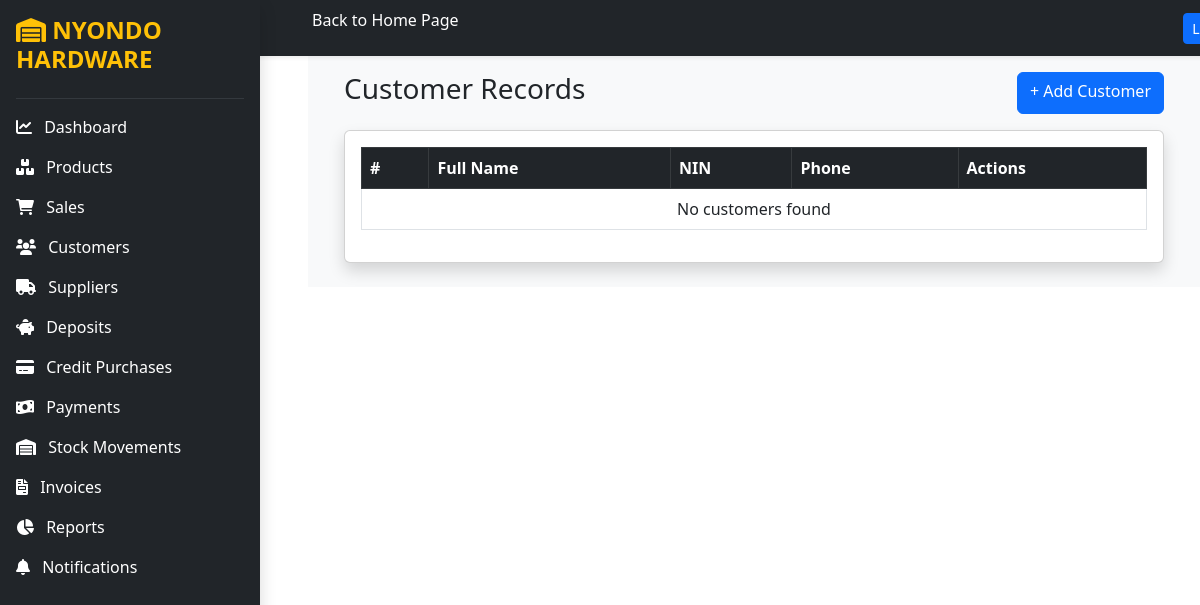
The app's page /customers/, older data.
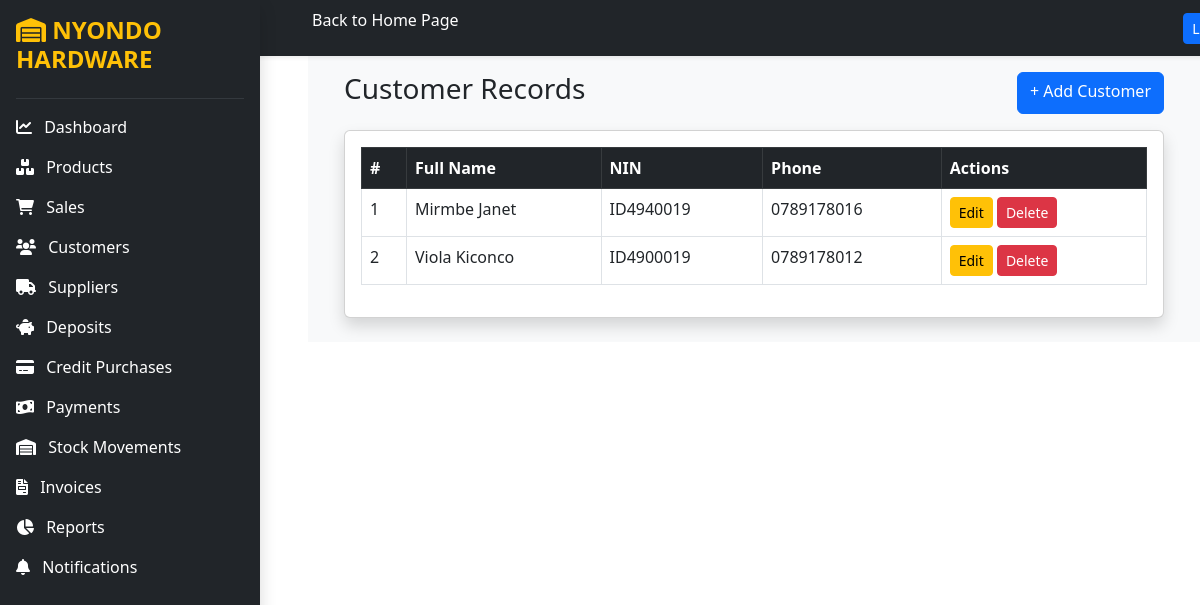
The same page, newer data.
### core/models.py (models this page shows, shortened)
class Customer(models.Model):
    full_name = models.CharField(max_length=200,validators=[MinLengthValidator(3)])
    nin = models.CharField(max_length=20,unique=True,validators=[MinLengthValidator(5),nin_validator])
    phone = models.CharField(max_length=15,unique=True,validators=[phone_validator])

### core/views.py (the view)
# urls.py: path('customers/',views.customers,name='customers'),
def customers(request):
    customers = Customer.objects.all().order_by('-id')
    context = {'customers': customers}
    return render(request,'customers.html',context)

### core/templates/customers.html
{% extends 'base.html' %} {% block content %}
<div class="container mt-5">
  <div class="d-flex justify-content-between mb-3">
    <h3>Customer Records</h3>
    <a href="{% url 'add_customer' %}" class="btn btn-primary">
      + Add Customer
    </a>
  </div>
  <div class="card shadow">
    <div class="card-body table-responsive">
      <table class="table table-bordered table-hover">
        <thead class="table-dark">
          <tr>
            <th>#</th>
            <th>Full Name</th>
            <th>NIN</th>
            <th>Phone</th>
            <th>Actions</th>
          </tr>
        </thead>
        <tbody>
          {% for c in customers %}
          <tr>
            <td>{{ forloop.counter }}</td>
            <td>{{ c.full_name }}</td>
            <td>{{ c.nin }}</td>
            <td>{{ c.phone }}</td>
            <td>
              <a
                href="{% url 'edit_customer' c.id %}"
                class="btn btn-warning btn-sm"
              >
                Edit
              </a>
              <a
                href="{% url 'delete_customer' c.id %}"
                class="btn btn-danger btn-sm"
                onclick="return confirm('Delete this customer?');"
              >
                Delete
              </a>
            </td>
          </tr>
          {% empty %}
          <tr>
            <td colspan="5" class="text-center">No customers found</td>
          </tr>
          {% endfor %}
        </tbody>
      </table>
    </div>
  </div>
</div>
{% endblock %}

Row changes from the older to the newer data that the page shows:
added Customer: full_name "Mirmbe Janet", nin "ID4940019", phone "0789178016"
added Customer: full_name "Viola Kiconco", nin "ID4900019", phone "0789178012"
Text that changed along with them:
text no longer shown: "No customers found"
